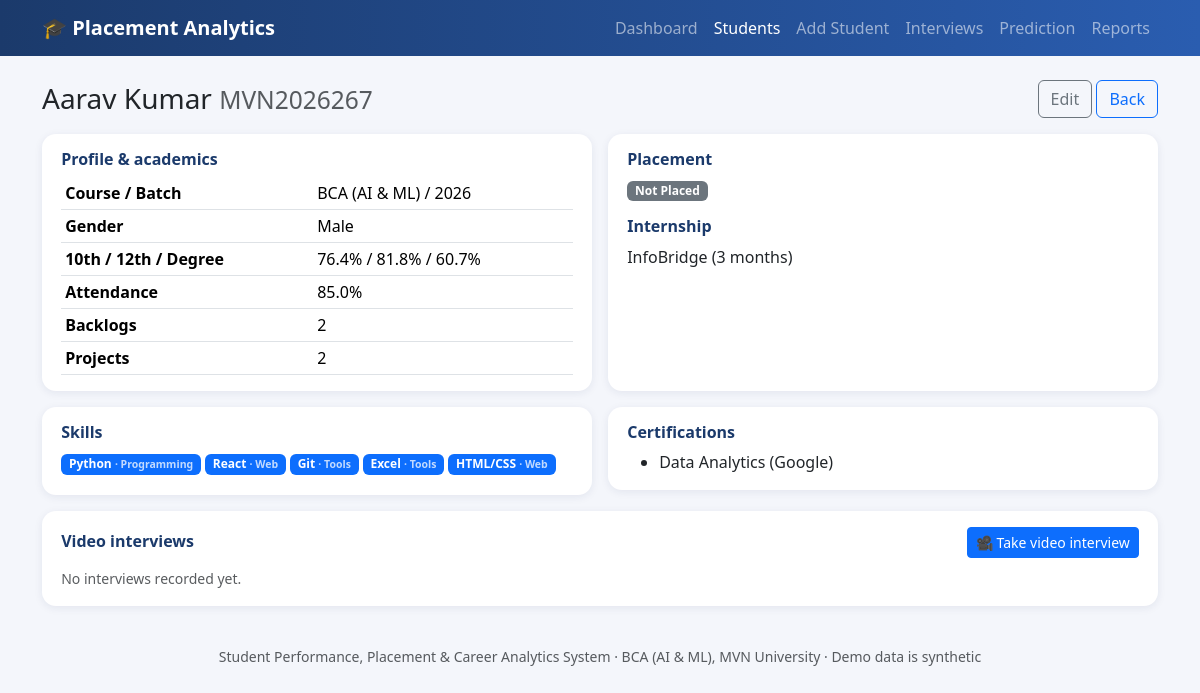
Page /students/267 on the committed database.
### tables this page shows
CREATE TABLE students(
  id INTEGER PRIMARY KEY AUTOINCREMENT,
  roll_no TEXT UNIQUE NOT NULL, name TEXT NOT NULL, gender TEXT,
  course TEXT NOT NULL, batch INTEGER NOT NULL,
  tenth_pct REAL, twelfth_pct REAL, degree_pct REAL,
  attendance REAL, backlogs INTEGER DEFAULT 0, projects INTEGER DEFAULT 0);

CREATE TABLE placements(
  id INTEGER PRIMARY KEY AUTOINCREMENT,
  student_id INTEGER UNIQUE NOT NULL REFERENCES students(id) ON DELETE CASCADE,
  status TEXT NOT NULL, company TEXT, package_lpa REAL DEFAULT 0);

CREATE TABLE internships(
  id INTEGER PRIMARY KEY AUTOINCREMENT,
  student_id INTEGER NOT NULL REFERENCES students(id) ON DELETE CASCADE,
  company TEXT NOT NULL, duration_months INTEGER DEFAULT 0);

CREATE TABLE skills(
  id INTEGER PRIMARY KEY AUTOINCREMENT,
  student_id INTEGER NOT NULL REFERENCES students(id) ON DELETE CASCADE,
  skill_name TEXT NOT NULL, category TEXT);

CREATE TABLE certifications(
  id INTEGER PRIMARY KEY AUTOINCREMENT,
  student_id INTEGER NOT NULL REFERENCES students(id) ON DELETE CASCADE,
  cert_name TEXT NOT NULL);

### app.py (the view)
@app.route("/students/<int:sid>")
def student_detail(sid):
    conn = get_conn(); d = get_student(conn, sid); conn.close()
    if not d:
        abort(404)
    return render_template("student_detail.html", s=d)

### common.py (called while the page is built)
def get_conn():
    conn = sqlite3.connect(DB_PATH)
    conn.row_factory = sqlite3.Row
    conn.execute("PRAGMA foreign_keys=ON")
    return conn

### templates/student_detail.html (shortened to what this page needs)
{% extends "base.html" %}{% block title %}{{ s.name }}{% endblock %}
{% block content %}
<div class="d-flex justify-content-between align-items-center mb-3">
 <h3 class="mb-0">{{ s.name }} <small class="text-muted">{{ s.roll_no }}</small></h3>
 <div><a class="btn btn-outline-secondary" href="{{ url_for('edit_student', sid=s.id) }}">Edit</a>
 <a class="btn btn-outline-primary" href="{{ url_for('students') }}">Back</a></div>
</div>
<div class="row g-3">
 <div class="col-md-6"><div class="panel h-100"><h6>Profile &amp; academics</h6>
  <table class="table table-sm mb-0">
   <tr><th>Course / Batch</th><td>{{ s.course }} / {{ s.batch }}</td></tr><tr><th>Gender</th><td>{{ s.gender }}</td></tr>
   <tr><th>10th / 12th / Degree</th><td>{{ s.tenth_pct }}% / {{ s.twelfth_pct }}% / {{ s.degree_pct }}%</td></tr>
   <tr><th>Attendance</th><td>{{ s.attendance }}%</td></tr><tr><th>Backlogs</th><td>{{ s.backlogs }}</td></tr><tr><th>Projects</th><td>{{ s.projects }}</td></tr>
  </table></div></div>
 <div class="col-md-6"><div class="panel h-100"><h6>Placement</h6>
  <p><span class="badge {{ 'badge-placed' if s.placement.status=='Placed' else 'badge-not' }}">{{ s.placement.status }}</span></p>
  <h6 class="mt-3">Internship</h6>
  <p class="mb-0">{% if s.internship %}{{ s.internship.company }} ({{ s.internship.duration_months }} months){% else %}None recorded{% endif %}</p></div></div>
 <div class="col-md-6"><div class="panel"><h6>Skills</h6>{% for k in s.skills_list %}<span class="badge text-bg-primary me-1 mb-1">{{ k.skill_name }} <small class="opacity-75">&middot; {{ k.category }}</small></span>{% else %}<span class="text-muted">None</span>{% endfor %}</div></div>
 <div class="col-md-6"><div class="panel"><h6>Certifications</h6><ul class="mb-0">{% for c in s.certs_list %}<li>{{ c }}</li>{% else %}<li class="text-muted">None</li>{% endfor %}</ul></div></div>
 <div class="col-12"><div class="panel"><div class="d-flex justify-content-between align-items-center mb-2"><h6 class="mb-0">Video interviews</h6>
  <a class="btn btn-sm btn-primary" href="{{ url_for('interview_record', sid=s.id) }}">&#127909; Take video interview</a></div>
  {% for i in s.interviews %}<div class="small border-top py-1"><a href="{{ url_for('interview_review', iid=i.id) }}">{{ i.created_at }}</a>
   &middot; auto score <b>{{ i.auto_score|round(0)|int }}</b>/100 &middot; faculty overall {{ i.fac_overall if i.fac_overall else 'not reviewed' }}</div>
  {% else %}<span class="text-muted small">No interviews recorded yet.</span>{% endfor %}</div></div>
</div>
{% endblock %}

### static/style.css (style rules this page uses)
body { background:#f4f6fb }
.panel { background:#fff;border-radius:14px;box-shadow:0 2px 8px rgba(20,40,90,.08);padding:1rem 1.2rem }
.panel h6 { font-weight:600;color:#1b3a6b }
.badge-not { background:#6c757d }

### rows in the picture
students: name "Aarav Kumar", roll_no "MVN2026267", course "BCA (AI & ML)", batch "2026", gender "Male", tenth_pct "76.4", twelfth_pct "81.8", degree_pct "60.7", attendance "85.0", backlogs "2", projects "2"
placements: placement.status "Not Placed"
internships: internship.company "InfoBridge", internship.duration_months "3"
skills: skill_name "Python", category "Programming"
skills: skill_name "React", category "Web"
skills: skill_name "Git", category "Tools"
skills: skill_name "Excel", category "Tools"
skills: skill_name "HTML/CSS", category "Web"
certifications: cert_name "Data Analytics (Google)"
